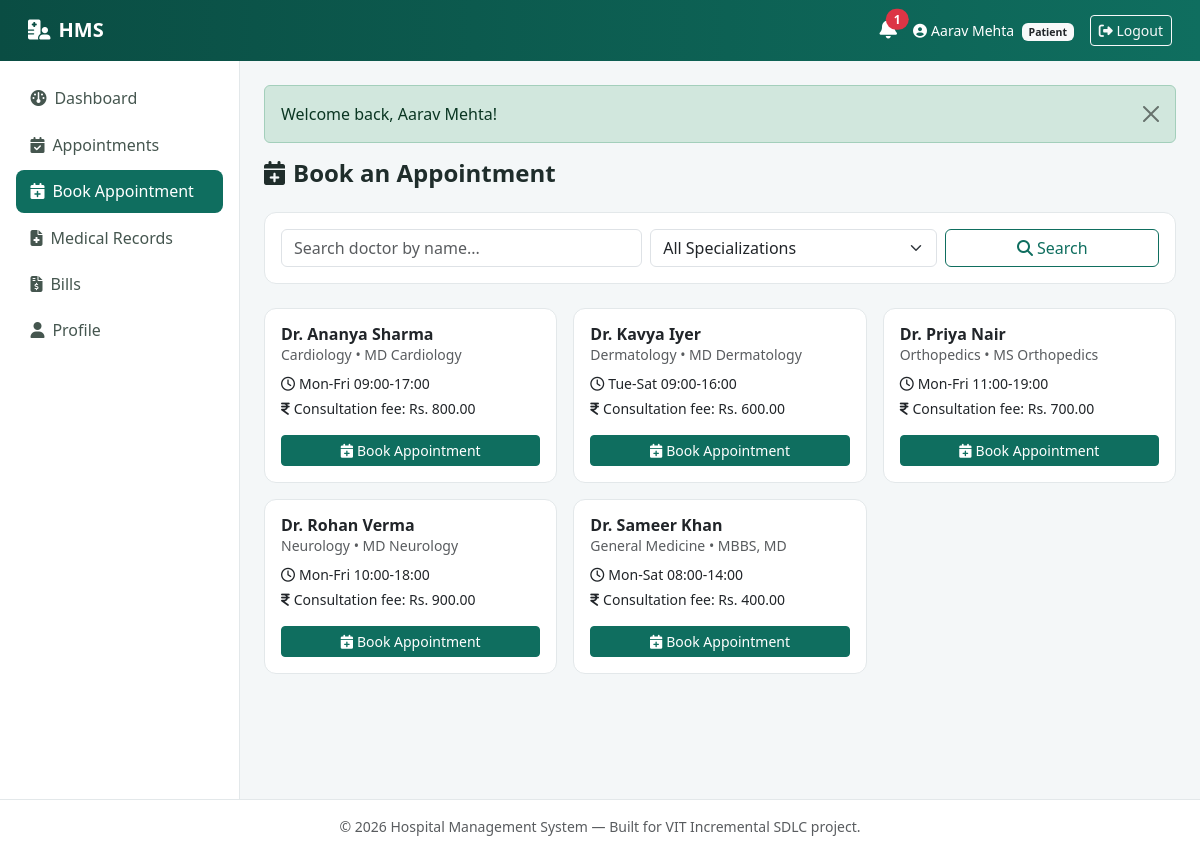
Screenshot of /patient/book_appointment.php (signed in) with the database file from the repository.
### tables this page shows
CREATE TABLE doctors (
    id INT AUTO_INCREMENT PRIMARY KEY,
    user_id INT NOT NULL UNIQUE,
    specialization VARCHAR(100) NOT NULL,
    qualification VARCHAR(150) DEFAULT NULL,
    consultation_fee DECIMAL(10,2) NOT NULL DEFAULT 0.00,
    availability VARCHAR(255) DEFAULT NULL,         
    status ENUM('active','inactive') NOT NULL DEFAULT 'active',
    CONSTRAINT fk_doctors_user FOREIGN KEY (user_id) REFERENCES users(id) ON DELETE CASCADE,
    INDEX idx_doctors_specialization (specialization),
    INDEX idx_doctors_status (status)
);

CREATE TABLE users (
    id INT AUTO_INCREMENT PRIMARY KEY,
    name VARCHAR(150) NOT NULL,
    email VARCHAR(150) NOT NULL UNIQUE,
    password VARCHAR(255) NOT NULL,                
    role ENUM('patient','doctor','admin') NOT NULL,
    phone VARCHAR(20) DEFAULT NULL,
    address VARCHAR(255) DEFAULT NULL,
    date_of_birth DATE DEFAULT NULL,
    status ENUM('active','inactive') NOT NULL DEFAULT 'active',
    created_at TIMESTAMP NOT NULL DEFAULT CURRENT_TIMESTAMP,
    INDEX idx_users_role (role),
    INDEX idx_users_status (status)
);

### includes/functions.php (called while the page is built, shortened)
<?php
function clean(string $value): string
{
    return trim(strip_tags($value));
}
function esc(?string $value): string
{
    return htmlspecialchars($value ?? '', ENT_QUOTES, 'UTF-8');
}
function formatMoney(float $amount): string
{
    return 'Rs. ' . number_format($amount, 2);
}

### patient/book_appointment.php (the view, shortened to what this page needs)
<?php
$pdo = getDB();
$search = clean($_GET['search'] ?? '');
$sql = "SELECT d.*, u.name, u.email FROM doctors d JOIN users u ON d.user_id = u.id WHERE d.status = 'active'";
$params = [];
$sql .= ' ORDER BY u.name';
$stmt = $pdo->prepare($sql);
$stmt->execute($params);
$doctors = $stmt->fetchAll();
include __DIR__ . '/../includes/header.php';
include __DIR__ . '/../includes/navbar.php';
?>
<h4 class="fw-bold mb-4"><i class="fa-solid fa-calendar-plus me-2"></i>Book an Appointment</h4>
<div class="card mb-4">
  <div class="card-body">
    <form method="GET" class="row g-2">
      <div class="col-md-5">
        <input type="text" name="search" class="form-control" placeholder="Search doctor by name..." value="<?= esc($search) ?>">
      </div>
      <div class="col-md-4">
        <select name="specialization" class="form-select">
          <option value="">All Specializations</option>
        </select>
      </div>
      <div class="col-md-3">
        <button class="btn btn-outline-primary w-100" type="submit"><i class="fa-solid fa-magnifying-glass me-1"></i>Search</button>
      </div>
    </form>
  </div>
</div>
<div class="row g-3">
  <?php foreach ($doctors as $doc): ?>
    <div class="col-md-6 col-lg-4">
      <div class="card h-100">
        <div class="card-body">
          <h6 class="fw-bold mb-0">Dr. <?= esc($doc['name']) ?></h6>
          <div class="text-muted small mb-2"><?= esc($doc['specialization']) ?> &bull; <?= esc($doc['qualification']) ?></div>
          <div class="small mb-1"><i class="fa-regular fa-clock me-1"></i><?= esc($doc['availability']) ?></div>
          <div class="small mb-3"><i class="fa-solid fa-indian-rupee-sign me-1"></i>Consultation fee: <?= formatMoney((float)$doc['consultation_fee']) ?></div>
          <button class="btn btn-primary btn-sm w-100" data-bs-toggle="modal" data-bs-target="#bookModal"
                  onclick="selectDoctor(<?= $doc['id'] ?>, '<?= esc($doc['name']) ?>')">
            <i class="fa-solid fa-calendar-plus me-1"></i>Book Appointment
          </button>
        </div>
      </div>
    </div>
  <?php endforeach; ?>
</div>
<?php include __DIR__ . '/../includes/footer.php'; ?>

### assets/css/style.css (style rules this page uses)
:root { --hms-primary: #0f6e5f; --hms-primary-dark: #0a4d43; --hms-accent: #2f9e8f; --hms-bg: #f4f7f8; --hms-sidebar-bg: #ffffff; --hms-border: #e3e8ea; }
body { background-color: var(--hms-bg); font-family: 'Segoe UI', Roboto, -apple-system, BlinkMacSystemFont, sans-serif; color: #1f2d2b; }
.card { border-radius: 12px; border: 1px solid var(--hms-border); }
.btn-primary { background: var(--hms-primary); border-color: var(--hms-primary); }
.btn-outline-primary { color: var(--hms-primary); border-color: var(--hms-primary); }

### rows the page displays
doctors: user.name "Ananya Sharma", specialization "Cardiology", qualification "MD Cardiology", availability "Mon-Fri 09:00-17:00", consultation_fee "Rs. 800.00"
doctors: user.name "Kavya Iyer", specialization "Dermatology", qualification "MD Dermatology", availability "Tue-Sat 09:00-16:00", consultation_fee "Rs. 600.00"
doctors: user.name "Priya Nair", specialization "Orthopedics", qualification "MS Orthopedics", availability "Mon-Fri 11:00-19:00", consultation_fee "Rs. 700.00"
doctors: user.name "Rohan Verma", specialization "Neurology", qualification "MD Neurology", availability "Mon-Fri 10:00-18:00", consultation_fee "Rs. 900.00"
doctors: user.name "Sameer Khan", specialization "General Medicine", qualification "MBBS, MD", availability "Mon-Sat 08:00-14:00", consultation_fee "Rs. 400.00"

### other values shown
$unreadCount "1"
$_SESSION['name'] "Aarav Mehta"
$role "Patient"
$label "Dashboard"
$label "Appointments"
$label "Book Appointment"
$label "Medical Records"
$label "Bills"
$label "Profile"
$flash['message'] "Welcome back, Aarav Mehta!"
